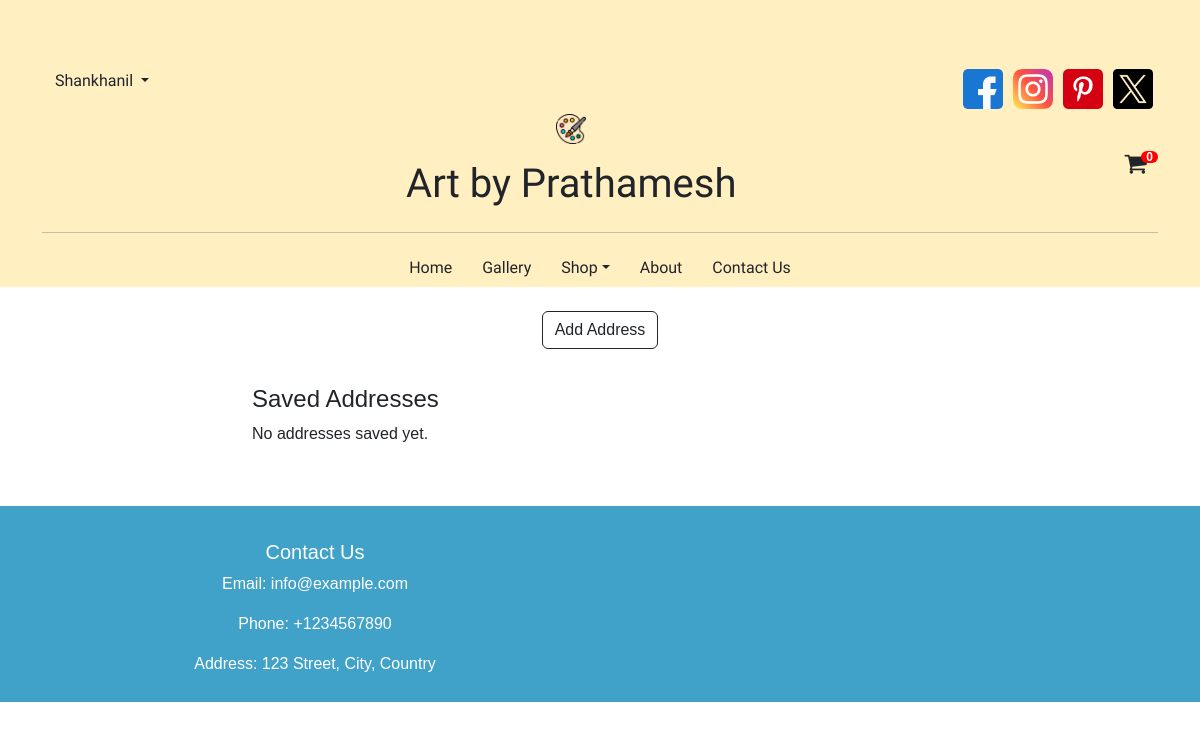
/address/ (signed in), run on an earlier commit of the app's database.
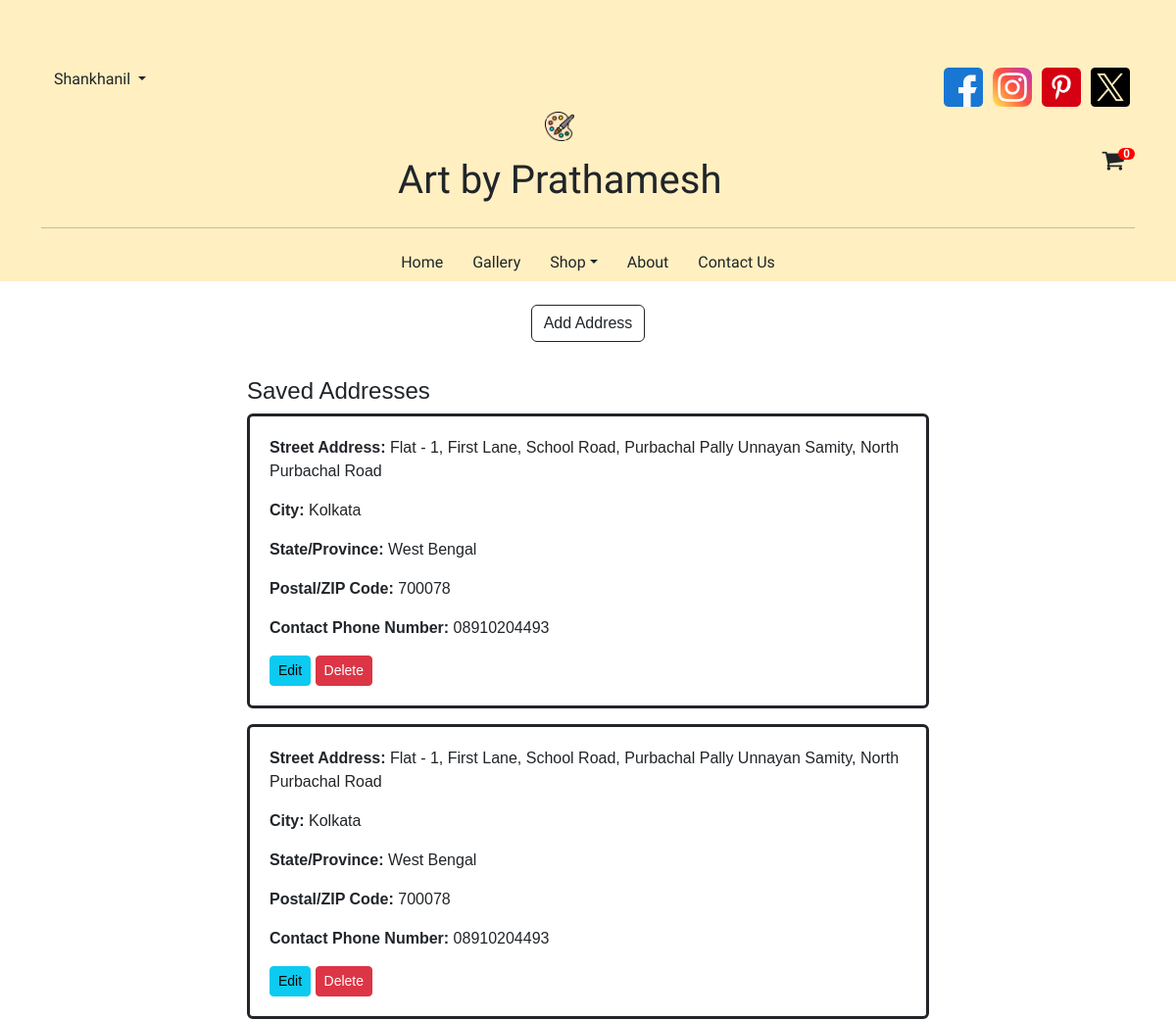
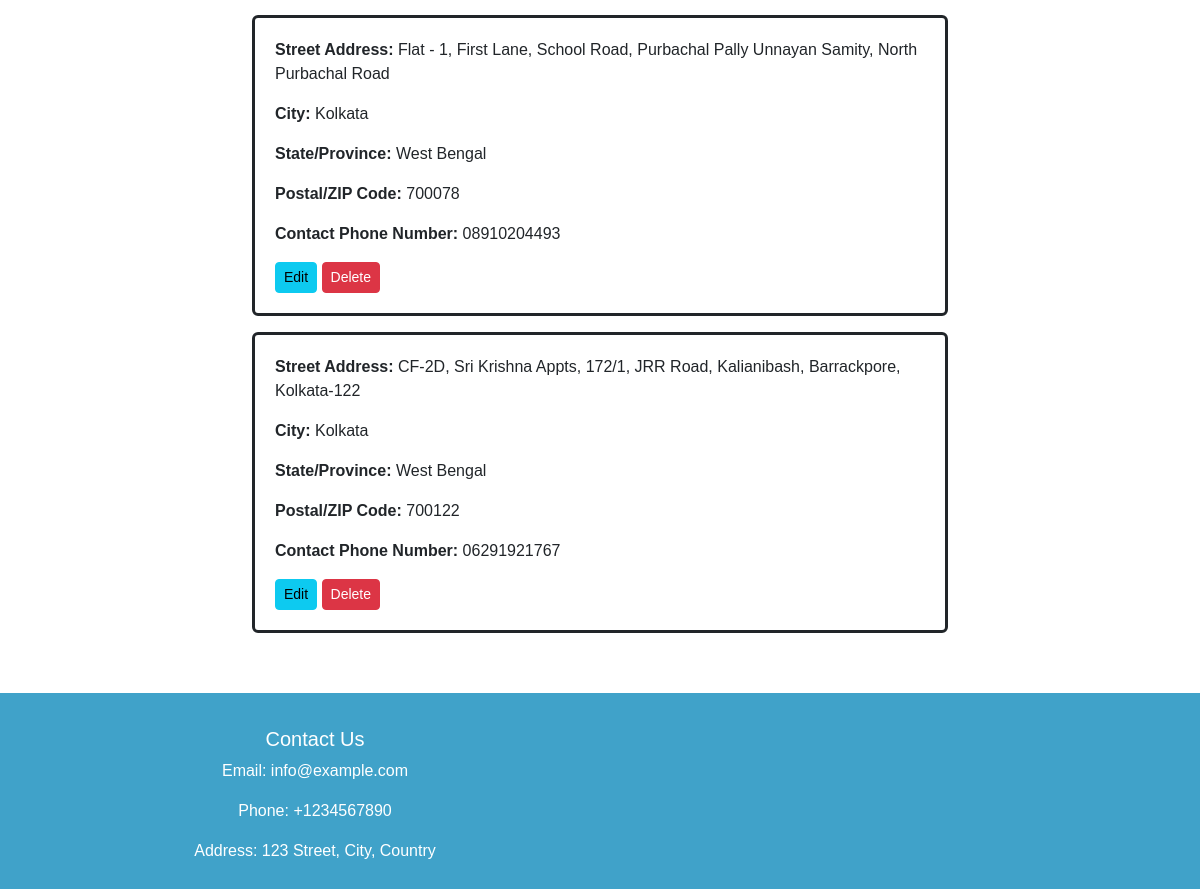
And on a later commit of the database (2 pictures, top to bottom).
### user/models.py (models this page shows, shortened)
class AddressModel(models.Model):
    user = models.ForeignKey(User, on_delete=models.CASCADE)
    street_address = models.TextField(null=False,blank=False)
    city = models.CharField(max_length=20,null=False,blank=False)
    state = models.CharField(max_length=20,null=False,blank=False)
    pincode = models.CharField(max_length=7,null=False,blank=False)
    contact = models.CharField(max_length=10,null=False,blank=False)

### marketplace/views.py (the view, shortened to what this page needs)
# urls.py: path("address/",AddressView,name="address"),
def AddressView(request):
    user = request.user
    addresses = AddressModel.objects.filter(user=user)
    return render(request,"marketplace/address.html",{"addresses":addresses,'username': request.user.username})

### templates/marketplace/address.html (shortened to what this page needs)
{% extends 'base/header_market.html' %}
{% load socialaccount %}
{% load static %}
{% block content %}
<br>
<div class="container body">
    <div class="row justify-content-center">
        <div class="col-md-8">
            <div class="text-center mb-3">
                <button id="AddressButton" class="btn btn-transparent" style="border:solid;border-width: thin" onclick="showAddressForm()">Add Address</button>
            </div>
                <div class="card mt-3 div-transparent">
                    <div class="card-body">
                        <h4 class="card-title">Saved Addresses</h4>
                        {% if addresses %}
                            {% for address in addresses %}
                                <div class="card mb-3 div-transparent" style="border: solid;">
                                    <div class="card-body">
                                        <p><strong>Street Address:</strong> {{ address.street_address }}</p>
                                        <p><strong>City:</strong> {{ address.city }}</p>
                                        <p><strong>State/Province:</strong> {{ address.state }}</p>
                                        <p><strong>Postal/ZIP Code:</strong> {{ address.pincode }}</p>
                                        <p><strong>Contact Phone Number:</strong> {{ address.contact }}</p>
                                        <div role="group" aria-label="Address Actions">
                                            <a class="btn btn-info btn-sm" onclick="editAddress('{{ address.street_address|escapejs }}', '{{ address.city|escapejs }}', '{{ address.state|escapejs }}', '{{ address.pincode|escapejs }}', '{{ address.contact|escapejs }}', '{{ address.id|escapejs }}')">Edit</a>
                                            <a href="{% url 'addressdelete' address.id  %}" class="btn btn-danger btn-sm">Delete</a>
                                        </div>
                                    </div>
                                </div>
                            {% endfor %}
                        {% else %}
                            <p>No addresses saved yet.</p>
                        {% endif %}
                    </div>
                </div>
            </div>
        </div>
</div>
{% endblock content %}

### templates/base/header_market.html (shortened to what this page needs)
<!DOCTYPE html>
{% load static %}
<html lang="en">
<head>
    <link rel="stylesheet" href="https://cdnjs.cloudflare.com/ajax/libs/toastr.js/latest/toastr.min.css">
    <link href="https://cdn.jsdelivr.net/npm/bootstrap@5.2.2/dist/css/bootstrap.min.css" rel="stylesheet" />
    <link rel="stylesheet" href="https://stackpath.bootstrapcdn.com/font-awesome/4.7.0/css/font-awesome.min.css" />
    <link rel="stylesheet" href="{% static 'css/market.css' %}">
    <link rel="stylesheet" href="https://cdnjs.cloudflare.com/ajax/libs/toastr.js/latest/toastr.min.css">
</head>
<body>
    <div style="background-color: #FFEFC1;">
        <div class="container">
            <div class="row justify-content-between align-items-center mt-5">
                {% if not user.is_authenticated %}
                <div class="col-auto">
                    <a class="btn btn-transparent poetsen-one-regular" href="{% url 'userlogin' %}">Login</a>
                </div>
                {% else %}
                <div class="col-auto">
                    <div class="dropdown">
                        <button class="btn btn-transparent gluten dropdown-toggle" type="button" data-toggle="dropdown" aria-haspopup="true" aria-expanded="false">
                            {% if user.first_name %}
                                {{ user.first_name }}
                            {% else %}
                                {{ user.email }}
                            {% endif %}
                        </button>
                    </div>
                </div>
                {% endif %}
                <div class="col-auto">
                    <div class="social-icons mt-3 d-flex">
                        <a href="#" class="social-link">
                            <img src="{% static 'icons/facebook.png' %}" alt="Facebook" class=" social-icon">
                        </a>
                        <a href="#" class="social-link">
                            <img src="{% static 'icons/instagram.png' %}" alt="Instagram" class=" social-icon">
                        </a>
                        <a href="#" class="social-link">
                            <img src="{% static 'icons/pinterest.png' %}" alt="Pinterest" class=" social-icon">
                        </a>
                        <a href="https://twitter.com/home" class="social-link">
                            <img src="{% static 'icons/twitter.png' %}" alt="Twitter" class=" social-icon">
                        </a>
                    </div>
                </div>
            </div>
            <div class="row justify-content-between align-items-center mt-8">
                <div class="col-auto mx-auto text-center">
                    <a href="{% url 'landingpage' %}" class="icon-title">
                        <img src="{% static 'icons/main.png' %}" class="img-fluid" style="max-width: 40px;">
                        <h1 class="mt-3 briem-hand">Art by Prathamesh</h1>
                    </a>
                </div>
                <div class="col-auto">
                    <div class="d-flex justify-content-end">
                        <a href="{% url 'cart' %}" class="icon-title">
                            <i class="fa fa-shopping-cart" style="font-size:24px"></i>
                            <span class='badge badge-warning' id='lblCartCount'>0</span>
                        </a>
                    </div>
                </div>
            </div>
            <hr>
            <div class="navbar-container" style="background-color: #FFEFC1;">
                <div class="container">
                    <div class="d-flex flex-row justify-content-center gap-1 mt-3">
                        <a class="btn btn-transparent gluten" href="{% url 'landingpage' %}">Home</a>
                        <a class="btn btn-transparent gluten" href="{% url 'gallery' %}">Gallery</a>
                        {% if user.is_authenticated %}
                        <div class="dropdown">
                            <button class="btn btn-transparent gluten dropdown-toggle" type="button" data-toggle="dropdown" aria-haspopup="true" aria-expanded="false">Shop</button>
                        </div>
                        {% endif %}
                        <a class="btn btn-transparent gluten" href="#">About</a>
                        <a class="btn btn-transparent gluten" href="{% url 'contact' %}">Contact Us</a>
                    </div>
                </div>
            </div>
        </div>
    </div>
{% block content %} {% endblock content %}
<br>
<footer class="footer">
    <div class="container">
        <div class="row">
            <div class="col-md-6">
                <br>
                <h5>Contact Us</h5>
                <p>Email: info@example.com</p>
                <p>Phone: +1234567890</p>
                <p>Address: 123 Street, City, Country</p>
            </div>
        </div>
    </div>
</footer>
</body>
</html>

### static/css/market.css (style rules this page uses)
.briem-hand { font-family: "Briem Hand", cursive; font-optical-sizing: auto; font-weight: 500; font-style: normal; }
.gluten { font-family: "Gluten", cursive; font-optical-sizing: auto; font-weight: 260; font-style: normal; font-variation-settings: "slnt" 7; }
.social-link { margin: 5px; }
.social-icon { height: 40px; width: 40px; }
.icon-title, .icon-title:hover { text-decoration: none; color: inherit; }
#lblCartCount { font-size: 12px; background: #ff0000; color: #fff; padding: 0 5px; vertical-align: top; margin-left: -10px; }
.badge, .label-warning[href], .badge-warning[href] { padding: 0 9px; border-radius: 9px; }
.div-transparent { border: none; backdrop-filter: blur(7px); background-color: rgba(255, 255, 255, 0.25); }
footer { background-color: #40a2c9; color: #fff; padding: 10px; text-align: center; }
.dropdown { position: relative; display: inline-block; }
@media (min-width: 1025px) { #lblCartCount { font-size: 12px; padding: 0 5px; margin-left: -10px; } }
body { font-family: Arial, sans-serif; margin: 0; padding: 0; background-color: white; background-size: cover; background-position: center; background-attachment: fixed; background-repeat: no-repeat; margin: 0; display: flex; flex-direction: column; min-height: 100vh; }
@media (min-width: 992px) { .img-fluid { height: 30px; width: 30px; } }
.card-body { padding: 20px; }

What changed in the data, as far as the page shows it:
added AddressModel: street_address "Flat - 1, First Lane, School Road, Purbachal Pally Unnayan Samity, North Purbachal Road", city "Kolkata", state "West Bengal", pincode "700078", contact "08910204493"
added AddressModel: street_address "Flat - 1, First Lane, School Road, Purbachal Pally Unnayan Samity, North Purbachal Road", city "Kolkata", state "West Bengal", pincode "700078", contact "08910204493"
added AddressModel: street_address "Flat - 1, First Lane, School Road, Purbachal Pally Unnayan Samity, North Purbachal Road", city "Kolkata", state "West Bengal", pincode "700078", contact "08910204493"
added AddressModel: street_address "CF-2D, Sri Krishna Appts, 172/1, JRR Road, Kalianibash, Barrackpore, Kolkata-122", city "Kolkata", state "West Bengal", pincode "700122", contact "06291921767"
Also different on the page:
text no longer shown: "No addresses saved yet."
